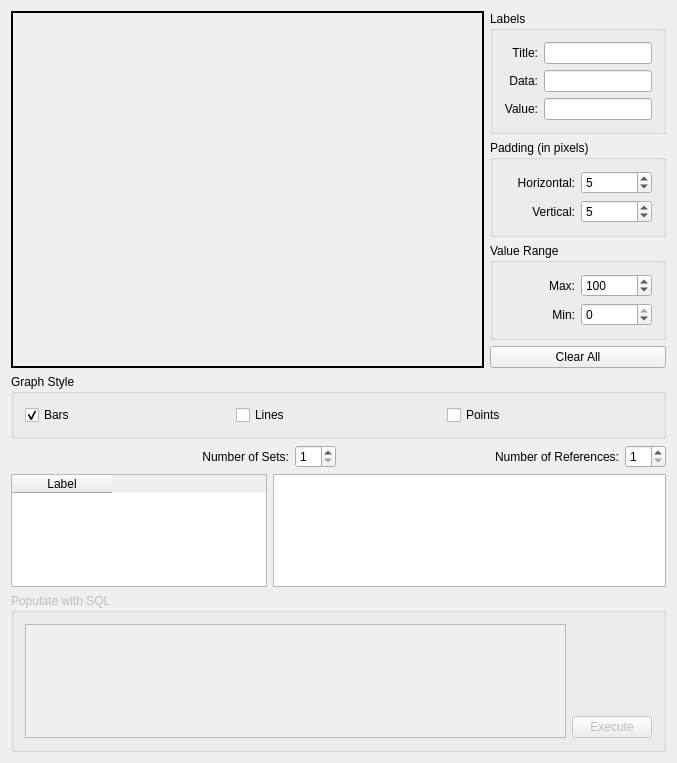
<ui version="4.0" >
 <comment> * OpenRPT report writer and rendering engine
 * Copyright (C) 2001-2010 by OpenMFG, LLC
 *
 * This library is free software; you can redistribute it and/or
 * modify it under the terms of the GNU Lesser General Public
 * License as published by the Free Software Foundation; either
 * version 2.1 of the License, or (at your option) any later version.
 *
 * This library is distributed in the hope that it will be useful,
 * but WITHOUT ANY WARRANTY; without even the implied warranty of
 * MERCHANTABILITY or FITNESS FOR A PARTICULAR PURPOSE. See the GNU
 * Lesser General Public License for more details.
 *
 * You should have received a copy of the GNU Lesser General Public
 * License along with this library; if not, write to the Free Software
 * Foundation, Inc., 59 Temple Place, Suite 330, Boston, MA 02111-1307 USA
 * Please contact info@openmfg.com with any questions on this license.</comment>
 <class>GraphWindow</class>
 <widget class="QMainWindow" name="GraphWindow" >
  <property name="geometry" >
   <rect>
    <x>0</x>
    <y>0</y>
    <width>677</width>
    <height>763</height>
   </rect>
  </property>
  <property name="windowTitle" >
   <string>Graph Window</string>
  </property>
  <widget class="QWidget" name="widget" >
   <layout class="QVBoxLayout" >
    <property name="spacing" >
     <number>6</number>
    </property>
    <property name="margin" >
     <number>11</number>
    </property>
    <item>
     <layout class="QHBoxLayout" >
      <property name="spacing" >
       <number>6</number>
      </property>
      <property name="margin" >
       <number>0</number>
      </property>
      <item>
       <widget class="QFrame" name="_graphFrame" >
        <property name="sizePolicy" >
         <sizepolicy vsizetype="Expanding" hsizetype="Expanding" >
          <horstretch>1</horstretch>
          <verstretch>1</verstretch>
         </sizepolicy>
        </property>
        <property name="frameShape" >
         <enum>QFrame::Box</enum>
        </property>
        <property name="frameShadow" >
         <enum>QFrame::Plain</enum>
        </property>
        <property name="lineWidth" >
         <number>2</number>
        </property>
        <layout class="QHBoxLayout" >
         <property name="spacing" >
          <number>6</number>
         </property>
         <property name="margin" >
          <number>2</number>
         </property>
         <item>
          <widget class="Graph" native="1" name="_graph" >
           <property name="sizePolicy" >
            <sizepolicy vsizetype="Minimum" hsizetype="Minimum" >
             <horstretch>0</horstretch>
             <verstretch>0</verstretch>
            </sizepolicy>
           </property>
           <property name="minimumSize" >
            <size>
             <width>0</width>
             <height>0</height>
            </size>
           </property>
          </widget>
         </item>
        </layout>
       </widget>
      </item>
      <item>
       <layout class="QVBoxLayout" >
        <property name="spacing" >
         <number>6</number>
        </property>
        <property name="margin" >
         <number>0</number>
        </property>
        <item>
         <widget class="QGroupBox" name="_gbLabel" >
          <property name="title" >
           <string>Labels</string>
          </property>
          <layout class="QGridLayout" >
           <property name="margin" >
            <number>11</number>
           </property>
           <property name="spacing" >
            <number>6</number>
           </property>
           <item row="1" column="0" >
            <widget class="QLabel" name="_dataLabel" >
             <property name="text" >
              <string>Data:</string>
             </property>
             <property name="alignment" >
              <set>Qt::AlignRight|Qt::AlignTrailing|Qt::AlignVCenter</set>
             </property>
             <property name="buddy" >
              <cstring>_dataEdit</cstring>
             </property>
            </widget>
           </item>
           <item row="0" column="0" >
            <widget class="QLabel" name="_titleLabel" >
             <property name="text" >
              <string>Title:</string>
             </property>
             <property name="alignment" >
              <set>Qt::AlignRight|Qt::AlignTrailing|Qt::AlignVCenter</set>
             </property>
             <property name="buddy" >
              <cstring>_titleEdit</cstring>
             </property>
            </widget>
           </item>
           <item row="2" column="0" >
            <widget class="QLabel" name="_valueLabel" >
             <property name="text" >
              <string>Value:</string>
             </property>
             <property name="alignment" >
              <set>Qt::AlignRight|Qt::AlignTrailing|Qt::AlignVCenter</set>
             </property>
             <property name="buddy" >
              <cstring>_valueEdit</cstring>
             </property>
            </widget>
           </item>
           <item row="0" column="1" >
            <widget class="QLineEdit" name="_titleEdit" >
             <property name="sizePolicy" >
              <sizepolicy vsizetype="Fixed" hsizetype="Minimum" >
               <horstretch>0</horstretch>
               <verstretch>0</verstretch>
              </sizepolicy>
             </property>
            </widget>
           </item>
           <item row="1" column="1" >
            <widget class="QLineEdit" name="_dataEdit" >
             <property name="sizePolicy" >
              <sizepolicy vsizetype="Fixed" hsizetype="Minimum" >
               <horstretch>0</horstretch>
               <verstretch>0</verstretch>
              </sizepolicy>
             </property>
            </widget>
           </item>
           <item row="2" column="1" >
            <widget class="QLineEdit" name="_valueEdit" >
             <property name="sizePolicy" >
              <sizepolicy vsizetype="Fixed" hsizetype="Minimum" >
               <horstretch>0</horstretch>
               <verstretch>0</verstretch>
              </sizepolicy>
             </property>
            </widget>
           </item>
          </layout>
         </widget>
        </item>
        <item>
         <widget class="QGroupBox" name="_gbPadding" >
          <property name="title" >
           <string>Padding (in pixels)</string>
          </property>
          <layout class="QGridLayout" >
           <property name="margin" >
            <number>11</number>
           </property>
           <property name="spacing" >
            <number>6</number>
           </property>
           <item row="1" column="0" >
            <widget class="QLabel" name="_vPadLabel" >
             <property name="text" >
              <string>Vertical:</string>
             </property>
             <property name="alignment" >
              <set>Qt::AlignRight|Qt::AlignTrailing|Qt::AlignVCenter</set>
             </property>
             <property name="buddy" >
              <cstring>_vPadSpinbox</cstring>
             </property>
            </widget>
           </item>
           <item row="0" column="0" >
            <widget class="QLabel" name="_hPadLabel" >
             <property name="text" >
              <string>Horizontal:</string>
             </property>
             <property name="alignment" >
              <set>Qt::AlignRight|Qt::AlignTrailing|Qt::AlignVCenter</set>
             </property>
             <property name="buddy" >
              <cstring>_hPadSpinbox</cstring>
             </property>
            </widget>
           </item>
           <item row="0" column="1" >
            <widget class="QSpinBox" name="_hPadSpinbox" >
             <property name="sizePolicy" >
              <sizepolicy vsizetype="Fixed" hsizetype="Minimum" >
               <horstretch>0</horstretch>
               <verstretch>0</verstretch>
              </sizepolicy>
             </property>
             <property name="value" >
              <number>5</number>
             </property>
            </widget>
           </item>
           <item row="1" column="1" >
            <widget class="QSpinBox" name="_vPadSpinbox" >
             <property name="sizePolicy" >
              <sizepolicy vsizetype="Fixed" hsizetype="Minimum" >
               <horstretch>0</horstretch>
               <verstretch>0</verstretch>
              </sizepolicy>
             </property>
             <property name="value" >
              <number>5</number>
             </property>
            </widget>
           </item>
          </layout>
         </widget>
        </item>
        <item>
         <widget class="QGroupBox" name="_gbValueRange" >
          <property name="title" >
           <string>Value Range</string>
          </property>
          <layout class="QGridLayout" >
           <property name="margin" >
            <number>11</number>
           </property>
           <property name="spacing" >
            <number>6</number>
           </property>
           <item row="0" column="0" >
            <widget class="QLabel" name="_maxValueLabel" >
             <property name="text" >
              <string>Max:</string>
             </property>
             <property name="alignment" >
              <set>Qt::AlignRight|Qt::AlignTrailing|Qt::AlignVCenter</set>
             </property>
             <property name="buddy" >
              <cstring>_maxValueSpinbox</cstring>
             </property>
            </widget>
           </item>
           <item row="1" column="0" >
            <widget class="QLabel" name="_minValueLabel" >
             <property name="text" >
              <string>Min:</string>
             </property>
             <property name="alignment" >
              <set>Qt::AlignRight|Qt::AlignTrailing|Qt::AlignVCenter</set>
             </property>
             <property name="buddy" >
              <cstring>_minValueSpinbox</cstring>
             </property>
            </widget>
           </item>
           <item row="1" column="1" >
            <widget class="QSpinBox" name="_minValueSpinbox" >
             <property name="sizePolicy" >
              <sizepolicy vsizetype="Fixed" hsizetype="Minimum" >
               <horstretch>0</horstretch>
               <verstretch>0</verstretch>
              </sizepolicy>
             </property>
             <property name="minimum" >
              <number>-999</number>
             </property>
             <property name="maximum" >
              <number>0</number>
             </property>
            </widget>
           </item>
           <item row="0" column="1" >
            <widget class="QSpinBox" name="_maxValueSpinbox" >
             <property name="sizePolicy" >
              <sizepolicy vsizetype="Fixed" hsizetype="Minimum" >
               <horstretch>0</horstretch>
               <verstretch>0</verstretch>
              </sizepolicy>
             </property>
             <property name="minimum" >
              <number>1</number>
             </property>
             <property name="maximum" >
              <number>999999</number>
             </property>
             <property name="value" >
              <number>100</number>
             </property>
            </widget>
           </item>
          </layout>
         </widget>
        </item>
        <item>
         <widget class="QPushButton" name="_btnClear" >
          <property name="text" >
           <string>Clear All</string>
          </property>
         </widget>
        </item>
       </layout>
      </item>
     </layout>
    </item>
    <item>
     <widget class="QGroupBox" name="_styleGroup" >
      <property name="title" >
       <string>Graph Style</string>
      </property>
      <layout class="QHBoxLayout" >
       <property name="spacing" >
        <number>6</number>
       </property>
       <property name="margin" >
        <number>11</number>
       </property>
       <item>
        <widget class="QCheckBox" name="_cbBars" >
         <property name="text" >
          <string>Bars</string>
         </property>
         <property name="checked" >
          <bool>true</bool>
         </property>
        </widget>
       </item>
       <item>
        <widget class="QCheckBox" name="_cbLines" >
         <property name="text" >
          <string>Lines</string>
         </property>
        </widget>
       </item>
       <item>
        <widget class="QCheckBox" name="_cbPoints" >
         <property name="text" >
          <string>Points</string>
         </property>
        </widget>
       </item>
      </layout>
     </widget>
    </item>
    <item>
     <layout class="QHBoxLayout" >
      <property name="spacing" >
       <number>6</number>
      </property>
      <property name="margin" >
       <number>0</number>
      </property>
      <item>
       <widget class="QLabel" name="_numSetLabel" >
        <property name="sizePolicy" >
         <sizepolicy vsizetype="Preferred" hsizetype="Expanding" >
          <horstretch>0</horstretch>
          <verstretch>0</verstretch>
         </sizepolicy>
        </property>
        <property name="text" >
         <string>Number of Sets:</string>
        </property>
        <property name="alignment" >
         <set>Qt::AlignRight|Qt::AlignTrailing|Qt::AlignVCenter</set>
        </property>
        <property name="buddy" >
         <cstring>_numSetSpinbox</cstring>
        </property>
       </widget>
      </item>
      <item>
       <widget class="QSpinBox" name="_numSetSpinbox" >
        <property name="minimum" >
         <number>1</number>
        </property>
       </widget>
      </item>
      <item>
       <widget class="QLabel" name="_numRefLabel" >
        <property name="sizePolicy" >
         <sizepolicy vsizetype="Preferred" hsizetype="Expanding" >
          <horstretch>0</horstretch>
          <verstretch>0</verstretch>
         </sizepolicy>
        </property>
        <property name="text" >
         <string>Number of References:</string>
        </property>
        <property name="alignment" >
         <set>Qt::AlignRight|Qt::AlignTrailing|Qt::AlignVCenter</set>
        </property>
        <property name="buddy" >
         <cstring>_numRefSpinbox</cstring>
        </property>
       </widget>
      </item>
      <item>
       <widget class="QSpinBox" name="_numRefSpinbox" >
        <property name="minimum" >
         <number>1</number>
        </property>
       </widget>
      </item>
     </layout>
    </item>
    <item>
     <layout class="QHBoxLayout" >
      <property name="spacing" >
       <number>6</number>
      </property>
      <property name="margin" >
       <number>0</number>
      </property>
      <item>
       <widget class="QTableWidget" name="_labelTable" >
        <property name="sizePolicy" >
         <sizepolicy vsizetype="Expanding" hsizetype="Minimum" >
          <horstretch>0</horstretch>
          <verstretch>0</verstretch>
         </sizepolicy>
        </property>
        <property name="minimumSize" >
         <size>
          <width>80</width>
          <height>0</height>
         </size>
        </property>
        <column>
         <property name="text" >
          <string>Label</string>
         </property>
        </column>
       </widget>
      </item>
      <item>
       <widget class="QTableWidget" name="_dataTable" >
        <property name="sizePolicy" >
         <sizepolicy vsizetype="Expanding" hsizetype="Expanding" >
          <horstretch>0</horstretch>
          <verstretch>0</verstretch>
         </sizepolicy>
        </property>
       </widget>
      </item>
     </layout>
    </item>
    <item>
     <widget class="QGroupBox" name="_gbSql" >
      <property name="enabled" >
       <bool>false</bool>
      </property>
      <property name="title" >
       <string>Populate with SQL</string>
      </property>
      <layout class="QHBoxLayout" >
       <property name="spacing" >
        <number>6</number>
       </property>
       <property name="margin" >
        <number>11</number>
       </property>
       <item>
        <widget class="QTextEdit" name="_editSql" />
       </item>
       <item>
        <layout class="QVBoxLayout" >
         <property name="spacing" >
          <number>6</number>
         </property>
         <property name="margin" >
          <number>0</number>
         </property>
         <item>
          <spacer>
           <property name="orientation" >
            <enum>Qt::Vertical</enum>
           </property>
           <property name="sizeType" >
            <enum>QSizePolicy::Expanding</enum>
           </property>
           <property name="sizeHint" stdset="0" >
            <size>
             <width>20</width>
             <height>20</height>
            </size>
           </property>
          </spacer>
         </item>
         <item>
          <widget class="QPushButton" name="_btnSql" >
           <property name="text" >
            <string>Execute</string>
           </property>
          </widget>
         </item>
        </layout>
       </item>
      </layout>
     </widget>
    </item>
   </layout>
  </widget>
 </widget>
 <layoutdefault spacing="6" margin="11" />
 <customwidgets>
  <customwidget>
   <class>Graph</class>
   <extends>QWidget</extends>
   <header>graph.h</header>
  </customwidget>
 </customwidgets>
 <resources/>
 <connections>
  <connection>
   <sender>_hPadSpinbox</sender>
   <signal>valueChanged(int)</signal>
   <receiver>_graph</receiver>
   <slot>setHPadding(int)</slot>
   <hints>
    <hint type="sourcelabel" >
     <x>599</x>
     <y>194</y>
    </hint>
    <hint type="destinationlabel" >
     <x>20</x>
     <y>20</y>
    </hint>
   </hints>
  </connection>
  <connection>
   <sender>_vPadSpinbox</sender>
   <signal>valueChanged(int)</signal>
   <receiver>_graph</receiver>
   <slot>setVPadding(int)</slot>
   <hints>
    <hint type="sourcelabel" >
     <x>599</x>
     <y>223</y>
    </hint>
    <hint type="destinationlabel" >
     <x>20</x>
     <y>20</y>
    </hint>
   </hints>
  </connection>
  <connection>
   <sender>_titleEdit</sender>
   <signal>textChanged(QString)</signal>
   <receiver>_graph</receiver>
   <slot>setTitle(QString)</slot>
   <hints>
    <hint type="sourcelabel" >
     <x>561</x>
     <y>62</y>
    </hint>
    <hint type="destinationlabel" >
     <x>20</x>
     <y>20</y>
    </hint>
   </hints>
  </connection>
  <connection>
   <sender>_dataEdit</sender>
   <signal>textChanged(QString)</signal>
   <receiver>_graph</receiver>
   <slot>setDataLabel(QString)</slot>
   <hints>
    <hint type="sourcelabel" >
     <x>561</x>
     <y>92</y>
    </hint>
    <hint type="destinationlabel" >
     <x>20</x>
     <y>20</y>
    </hint>
   </hints>
  </connection>
  <connection>
   <sender>_valueEdit</sender>
   <signal>textChanged(QString)</signal>
   <receiver>_graph</receiver>
   <slot>setValueLabel(QString)</slot>
   <hints>
    <hint type="sourcelabel" >
     <x>561</x>
     <y>122</y>
    </hint>
    <hint type="destinationlabel" >
     <x>20</x>
     <y>20</y>
    </hint>
   </hints>
  </connection>
  <connection>
   <sender>_maxValueSpinbox</sender>
   <signal>valueChanged(int)</signal>
   <receiver>_graph</receiver>
   <slot>setMaxValue(int)</slot>
   <hints>
    <hint type="sourcelabel" >
     <x>599</x>
     <y>294</y>
    </hint>
    <hint type="destinationlabel" >
     <x>20</x>
     <y>20</y>
    </hint>
   </hints>
  </connection>
  <connection>
   <sender>_minValueSpinbox</sender>
   <signal>valueChanged(int)</signal>
   <receiver>_graph</receiver>
   <slot>setMinValue(int)</slot>
   <hints>
    <hint type="sourcelabel" >
     <x>599</x>
     <y>323</y>
    </hint>
    <hint type="destinationlabel" >
     <x>20</x>
     <y>20</y>
    </hint>
   </hints>
  </connection>
  <connection>
   <sender>_cbBars</sender>
   <signal>toggled(bool)</signal>
   <receiver>_graph</receiver>
   <slot>setDrawBars(bool)</slot>
   <hints>
    <hint type="sourcelabel" >
     <x>44</x>
     <y>430</y>
    </hint>
    <hint type="destinationlabel" >
     <x>20</x>
     <y>20</y>
    </hint>
   </hints>
  </connection>
  <connection>
   <sender>_cbLines</sender>
   <signal>toggled(bool)</signal>
   <receiver>_graph</receiver>
   <slot>setDrawLines(bool)</slot>
   <hints>
    <hint type="sourcelabel" >
     <x>256</x>
     <y>430</y>
    </hint>
    <hint type="destinationlabel" >
     <x>20</x>
     <y>20</y>
    </hint>
   </hints>
  </connection>
  <connection>
   <sender>_cbPoints</sender>
   <signal>toggled(bool)</signal>
   <receiver>_graph</receiver>
   <slot>setDrawPoints(bool)</slot>
   <hints>
    <hint type="sourcelabel" >
     <x>467</x>
     <y>430</y>
    </hint>
    <hint type="destinationlabel" >
     <x>20</x>
     <y>20</y>
    </hint>
   </hints>
  </connection>
 </connections>
</ui>
